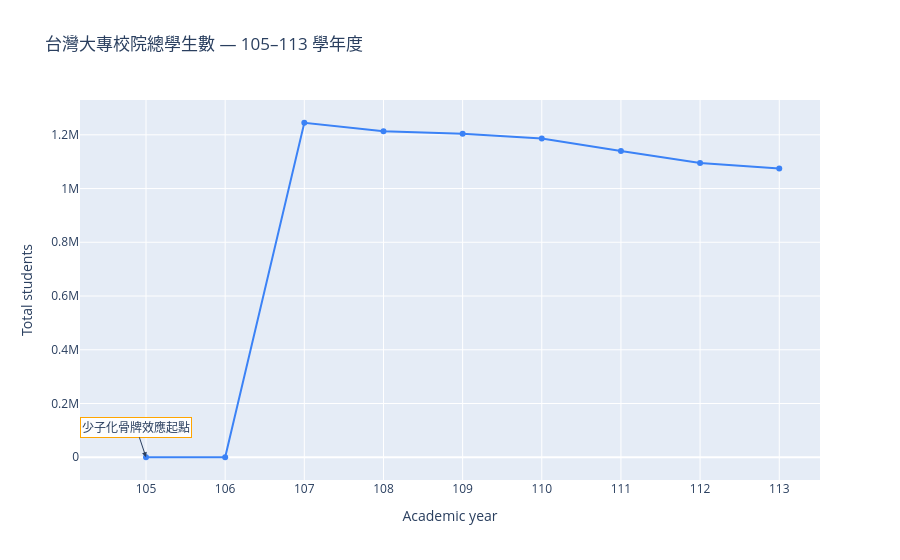

Write notebook code for a chart like this one.
### Markdown cell above
## 7. 圖 1 — 總學生數逐年變化 (line + annotation)

回答：「整體是不是真的在下降？」

加 annotation 標出 105 學年度的起點 — 政策報告中加 annotation 比單純看曲線更有說服力。

### Code cell
agg = df.groupby("學年度")["總計"].sum().reset_index()

fig = px.line(
    agg, x="學年度", y="總計", markers=True,
    title="台灣大專校院總學生數 — 105–113 學年度",
    labels={"學年度": "Academic year", "總計": "Total students"},
    color_discrete_sequence=["#3b82f6"],
)
fig.add_annotation(
    x=agg["學年度"].iloc[0], y=agg["總計"].iloc[0],
    text="少子化骨牌效應起點", showarrow=True, arrowhead=2,
    bgcolor="rgba(255,255,255,0.9)", bordercolor="orange",
)
fig.show()

### Figure 1 — Plotly figure (JSON) as saved in the notebook; plotly's stock layout.template omitted (floating-point values rounded to 4 significant figures)
{"data": [{"hovertemplate": "Academic year=%{x}<br>Total students=%{y}<extra></extra>", "legendgroup": "", "line": {"color": "#3b82f6", "dash": "solid"}, "marker": {"symbol": "circle"}, "mode": "lines+markers", "name": "", "orientation": "v", "showlegend": false, "type": "scatter", "x": [105, 106, 107, 108, 109, 110, 111, 112, 113], "xaxis": "x", "y": [0.0, 0.0, 1245000.0, 1213000.0, 1203000.0, 1186000.0, 1140000.0, 1095000.0, 1074000.0], "yaxis": "y"}], "layout": {"annotations": [{"arrowhead": 2, "bgcolor": "rgba(255,255,255,0.9)", "bordercolor": "orange", "showarrow": true, "text": "少子化骨牌效應起點", "x": 105, "y": 0}], "legend": {"tracegroupgap": 0}, "title": {"text": "台灣大專校院總學生數 — 105–113 學年度"}, "xaxis": {"anchor": "y", "domain": [0, 1], "title": {"text": "Academic year"}}, "yaxis": {"anchor": "x", "domain": [0, 1], "title": {"text": "Total students"}}}}
